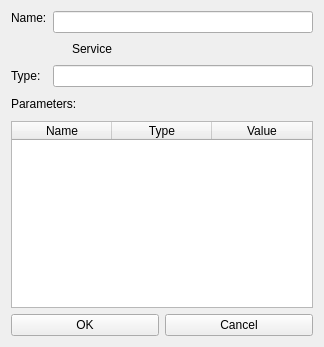
<?xml version="1.0" encoding="UTF-8"?>
<ui version="4.0">
 <class>TenantDomain</class>
 <widget class="QDialog" name="TenantDomain">
  <property name="geometry">
   <rect>
    <x>0</x>
    <y>0</y>
    <width>324</width>
    <height>347</height>
   </rect>
  </property>
  <property name="windowTitle">
   <string>Edit Domain</string>
  </property>
  <property name="styleSheet">
   <string notr="true">QWidget, QMenuBar::item, QHeaderView::section {
	background-color: qlineargradient(x1: 0, y1: 0, x2: 0, y2: 1,
                                      stop: 0 #a0a0a0, stop: 1 #f0f0f0);
}

QLabel, QSlider, QCheckBox {
	background-color: transparent;
}</string>
  </property>
  <property name="locale">
   <locale language="English" country="UnitedStates"/>
  </property>
  <layout class="QVBoxLayout" name="verticalLayout_2">
   <item>
    <layout class="QVBoxLayout" name="verticalLayout">
     <property name="sizeConstraint">
      <enum>QLayout::SetNoConstraint</enum>
     </property>
     <item>
      <layout class="QFormLayout" name="formLayout">
       <property name="fieldGrowthPolicy">
        <enum>QFormLayout::AllNonFixedFieldsGrow</enum>
       </property>
       <item row="1" column="0">
        <widget class="QLabel" name="namelabel">
         <property name="sizePolicy">
          <sizepolicy hsizetype="Preferred" vsizetype="Fixed">
           <horstretch>0</horstretch>
           <verstretch>0</verstretch>
          </sizepolicy>
         </property>
         <property name="text">
          <string>Name:</string>
         </property>
        </widget>
       </item>
       <item row="1" column="1">
        <widget class="QLineEdit" name="name">
         <property name="enabled">
          <bool>true</bool>
         </property>
         <property name="readOnly">
          <bool>false</bool>
         </property>
        </widget>
       </item>
       <item row="2" column="1">
        <widget class="QCheckBox" name="service">
         <property name="text">
          <string>Service</string>
         </property>
        </widget>
       </item>
       <item row="3" column="0">
        <widget class="QLabel" name="label_4">
         <property name="text">
          <string>Type:</string>
         </property>
        </widget>
       </item>
       <item row="3" column="1">
        <widget class="QLineEdit" name="type"/>
       </item>
      </layout>
     </item>
     <item>
      <layout class="QHBoxLayout" name="horizontalLayout_5">
       <item>
        <widget class="QLabel" name="label_3">
         <property name="text">
          <string>Parameters:</string>
         </property>
        </widget>
       </item>
       <item>
        <widget class="QPushButton" name="add">
         <property name="maximumSize">
          <size>
           <width>16</width>
           <height>16777215</height>
          </size>
         </property>
         <property name="text">
          <string/>
         </property>
         <property name="icon">
          <iconset resource="../../../movepoint/src/SchedulerGUI/Windows/resources.qrc">
           <normaloff>:/pics/pics/add.png</normaloff>:/pics/pics/add.png</iconset>
         </property>
         <property name="flat">
          <bool>true</bool>
         </property>
        </widget>
       </item>
       <item>
        <widget class="QPushButton" name="remove">
         <property name="maximumSize">
          <size>
           <width>16</width>
           <height>16777215</height>
          </size>
         </property>
         <property name="text">
          <string/>
         </property>
         <property name="icon">
          <iconset resource="../../../movepoint/src/SchedulerGUI/Windows/resources.qrc">
           <normaloff>:/pics/pics/delete.png</normaloff>:/pics/pics/delete.png</iconset>
         </property>
         <property name="flat">
          <bool>true</bool>
         </property>
        </widget>
       </item>
      </layout>
     </item>
     <item>
      <layout class="QHBoxLayout" name="horizontalLayout_4">
       <property name="sizeConstraint">
        <enum>QLayout::SetNoConstraint</enum>
       </property>
       <item>
        <widget class="QTableWidget" name="params">
         <property name="sizePolicy">
          <sizepolicy hsizetype="Preferred" vsizetype="Preferred">
           <horstretch>0</horstretch>
           <verstretch>0</verstretch>
          </sizepolicy>
         </property>
         <property name="verticalScrollBarPolicy">
          <enum>Qt::ScrollBarAsNeeded</enum>
         </property>
         <property name="horizontalScrollBarPolicy">
          <enum>Qt::ScrollBarAlwaysOff</enum>
         </property>
         <property name="showGrid">
          <bool>true</bool>
         </property>
         <property name="columnCount">
          <number>3</number>
         </property>
         <column>
          <property name="text">
           <string>Name</string>
          </property>
         </column>
         <column>
          <property name="text">
           <string>Type</string>
          </property>
         </column>
         <column>
          <property name="text">
           <string>Value</string>
          </property>
         </column>
        </widget>
       </item>
      </layout>
     </item>
     <item>
      <layout class="QHBoxLayout" name="horizontalLayout">
       <item>
        <widget class="QPushButton" name="OK">
         <property name="text">
          <string>OK</string>
         </property>
        </widget>
       </item>
       <item>
        <widget class="QPushButton" name="Cancel">
         <property name="text">
          <string>Cancel</string>
         </property>
        </widget>
       </item>
      </layout>
     </item>
    </layout>
   </item>
  </layout>
 </widget>
 <resources>
  <include location="../../../movepoint/src/SchedulerGUI/Windows/resources.qrc"/>
 </resources>
 <connections>
  <connection>
   <sender>OK</sender>
   <signal>clicked()</signal>
   <receiver>TenantDomain</receiver>
   <slot>accept()</slot>
   <hints>
    <hint type="sourcelabel">
     <x>102</x>
     <y>240</y>
    </hint>
    <hint type="destinationlabel">
     <x>199</x>
     <y>149</y>
    </hint>
   </hints>
  </connection>
  <connection>
   <sender>Cancel</sender>
   <signal>clicked()</signal>
   <receiver>TenantDomain</receiver>
   <slot>reject()</slot>
   <hints>
    <hint type="sourcelabel">
     <x>288</x>
     <y>240</y>
    </hint>
    <hint type="destinationlabel">
     <x>199</x>
     <y>149</y>
    </hint>
   </hints>
  </connection>
  <connection>
   <sender>add</sender>
   <signal>clicked()</signal>
   <receiver>TenantDomain</receiver>
   <slot>AddParam()</slot>
   <hints>
    <hint type="sourcelabel">
     <x>189</x>
     <y>119</y>
    </hint>
    <hint type="destinationlabel">
     <x>115</x>
     <y>128</y>
    </hint>
   </hints>
  </connection>
  <connection>
   <sender>remove</sender>
   <signal>clicked()</signal>
   <receiver>TenantDomain</receiver>
   <slot>RemoveParam()</slot>
   <hints>
    <hint type="sourcelabel">
     <x>211</x>
     <y>119</y>
    </hint>
    <hint type="destinationlabel">
     <x>115</x>
     <y>128</y>
    </hint>
   </hints>
  </connection>
 </connections>
 <slots>
  <slot>AddParam()</slot>
  <slot>RemoveParam()</slot>
 </slots>
</ui>
